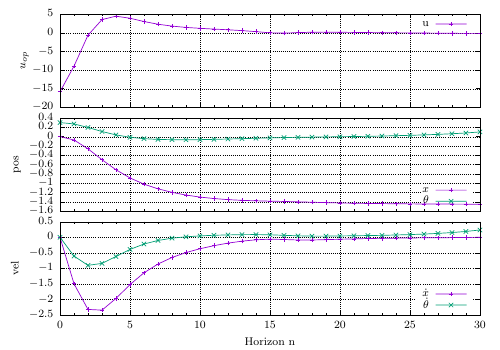

Write gnuplot code to recreate this figure.
set terminal epslatex standalone color 8
set output 'inverted-pendulum-mpc-control.tex'
set multiplot layout 3,1 margins 0.12,0.96,0.1,.96 spacing 0.03,0.03
set grid
unset xlabel
set mxtics 5

set format x " "
set ylabel "$u_{op}$"
plot "inverted-pendulum-mpc-control.txt" using 1:2 with linespoints lw 2 t "u"

set format x " "
set key bottom right
set ylabel "pos"
plot "inverted-pendulum-mpc-control.txt" using 1:3 with linespoints lw 2 t "$x$",\
     "inverted-pendulum-mpc-control.txt" using 1:5 with linespoints lw 2 t "$\\theta$"

set format x
set key bottom right
set xlabel "Horizon n"
set ylabel "vel"
plot "inverted-pendulum-mpc-control.txt" using 1:4 with linespoints lw 2 t "$\\dot{x}$",\
     "inverted-pendulum-mpc-control.txt" using 1:6 with linespoints lw 2 t "$\\dot{\\theta}$"

unset multiplot

set output

!pdflatex --interaction=batchmode inverted-pendulum-mpc-control.tex
!rm *.aux *-inc.eps *converted-to.pdf *.log
